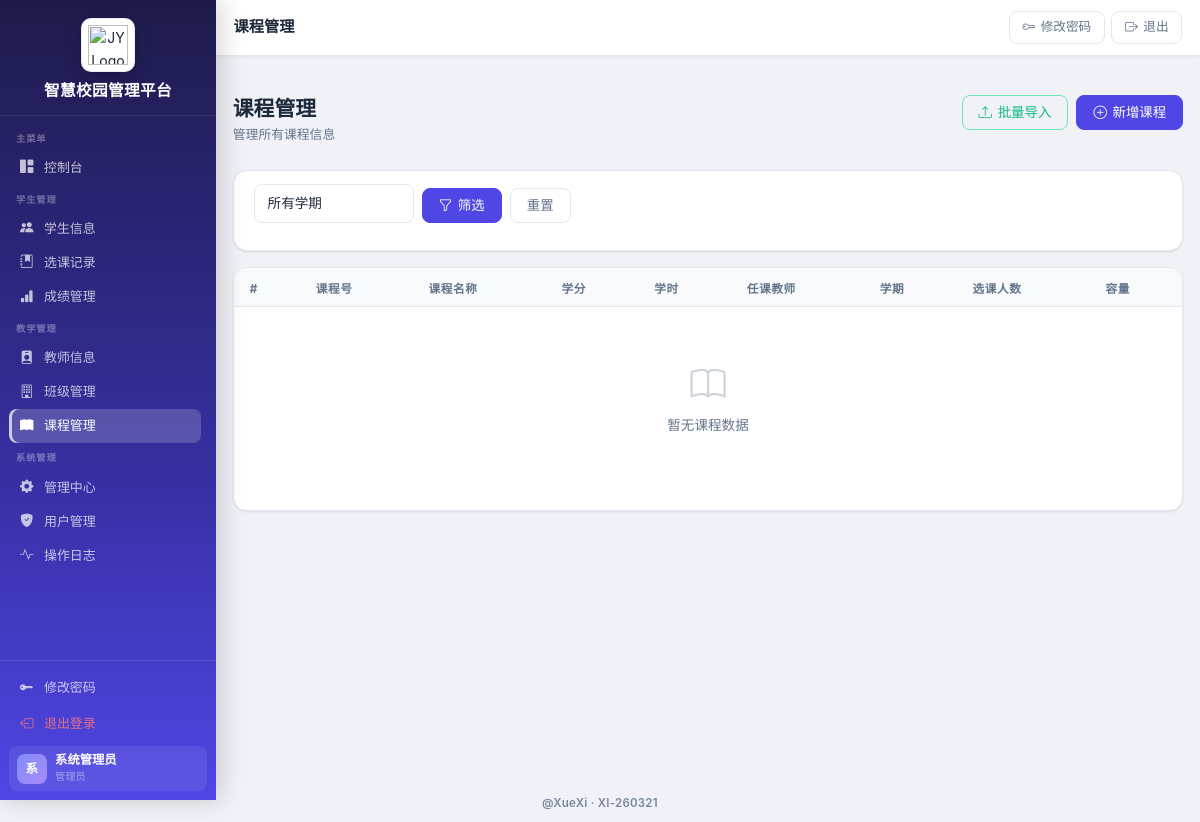
The page /courses (signed in) on the database as committed earlier.
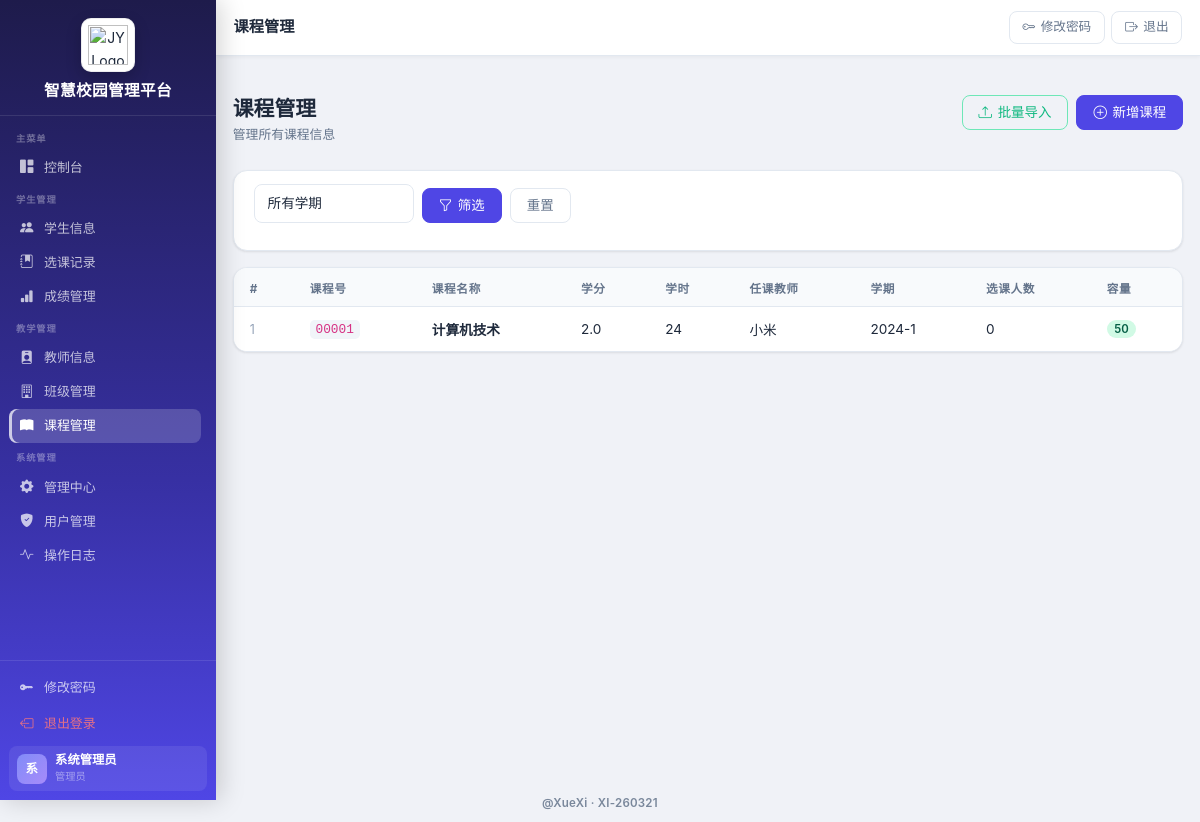
The same page on the database as committed later.
### app.py (models this page shows)
class Course(db.Model):
    __tablename__ = "courses"
    id = db.Column(db.Integer, primary_key=True)
    course_no = db.Column(db.String(50), unique=True, nullable=False)
    course_name = db.Column(db.String(100), nullable=False)
    credits = db.Column(db.Float)  # 学分
    hours = db.Column(db.Integer)  # 学时
    teacher_id = db.Column(db.Integer, db.ForeignKey("teachers.id"))
    max_capacity = db.Column(db.Integer, default=50)
    semester = db.Column(db.String(20))  # 学期 如 2024-1
    status = db.Column(db.String(20), default="open")  # open, closed
    created_at = db.Column(db.DateTime, default=datetime.utcnow)
    enrollments = db.relationship("Enrollment", backref="course", lazy=True)
    co_teachers = db.relationship("Teacher", secondary=course_teacher_links, back_populates="co_courses")

class Teacher(db.Model):
    __tablename__ = "teachers"
    id = db.Column(db.Integer, primary_key=True)
    user_id = db.Column(db.Integer, db.ForeignKey("users.id"), unique=True)
    teacher_no = db.Column(db.String(50), unique=True, nullable=False)
    name = db.Column(db.String(100), nullable=False)
    gender = db.Column(db.String(10))
    department = db.Column(db.String(100))
    phone = db.Column(db.String(20))
    email = db.Column(db.String(100))
    qualification = db.Column(db.String(100))  # 学位
    hire_date = db.Column(db.Date)
    created_at = db.Column(db.DateTime, default=datetime.utcnow)
    updated_at = db.Column(db.DateTime, default=datetime.utcnow, onupdate=datetime.utcnow)
    user = db.relationship("User", backref="teacher_profile")
    courses = db.relationship("Course", backref="teacher", lazy=True)
    co_courses = db.relationship("Course", secondary=course_teacher_links, back_populates="co_teachers")

### app.py (the view)
@app.route("/courses")
@login_required
def list_courses():
    semester = request.args.get("semester", "").strip()
    status = request.args.get("status", "").strip()
    q = Course.query
    if session.get("role") == "teacher":
        teacher_course_ids = _teacher_course_ids(session["user_id"])
        if teacher_course_ids:
            q = q.filter(Course.id.in_(teacher_course_ids))
        else:
            q = q.filter(Course.id == -1)
    if semester:
        q = q.filter(Course.semester == semester)
    if status:
        q = q.filter(Course.status == status)
    courses = q.order_by(Course.id.desc()).all()
    semesters = db.session.query(Course.semester).distinct().all()
    return render_template(
        "courses/list.html",
        courses=courses,
        semesters=[s[0] for s in semesters if s[0]],
        semester=semester,
        status=status
    )

### app.py (called while the page is built)
def login_required(f):
    @wraps(f)
    def decorated_function(*args, **kwargs):
        if "user_id" not in session:
            flash("请先登录", "warning")
            return redirect(url_for("login"))
        return f(*args, **kwargs)
    return decorated_function

@app.context_processor
def inject_role_flags():
    role = session.get("role")
    user_id = session.get("user_id")
    return {
        "is_counselor": role == "teacher" and _is_counselor(user_id)
    }

### templates/courses/list.html (shortened to what this page needs)
﻿{% extends "base.html" %}
{% block page_title %}课程管理{% endblock %}
{% block content %}
<div class="page-header">
  <div>
    <h1 class="page-title">课程管理</h1>
    <p class="page-subtitle">{% if session.role == 'student' %}点击"选课"按钮可以选择您感兴趣的课程{% else %}管理所有课程信息{% endif %}</p>
  </div>
  {% if session.role == 'admin' %}
  <div class="d-flex gap-2">
    <button class="btn btn-outline-success" data-bs-toggle="modal" data-bs-target="#importCourseModal">
      <i class="bi bi-upload"></i> 批量导入
    </button>
    <a href="{{ url_for('add_course') }}" class="btn btn-primary">
      <i class="bi bi-plus-circle"></i> 新增课程
    </a>
  </div>
  {% endif %}
</div>
<div class="card mb-3">
  <div class="card-body" style="padding:.85rem 1.25rem">
    <form method="get" class="search-bar">
      <select class="form-select" name="semester" style="width:160px;flex-shrink:0">
        <option value="">所有学期</option>
      </select>
      <button class="btn btn-primary" type="submit"><i class="bi bi-funnel"></i> 筛选</button>
      <a href="{{ url_for('list_courses') }}" class="btn btn-outline-secondary">重置</a>
    </form>
  </div>
</div>
<div class="table-card">
  <div class="table-responsive">
    <table class="table">
      <thead>
        <tr>
          <th>#</th>
          <th>课程号</th>
          <th>课程名称</th>
          <th>学分</th>
          <th>学时</th>
          <th>任课教师</th>
          <th>学期</th>
          <th>选课人数</th>
          <th>容量</th>
        </tr>
      </thead>
      <tbody>
        {% if courses %}
        {% for course in courses %}
        <tr>
          <td style="color:#94a3b8;font-size:.78rem">{{ loop.index }}</td>
          <td><code style="background:#f1f5f9;padding:.15em .45em;border-radius:.3rem;font-size:.8rem">{{ course.course_no }}</code></td>
          <td class="fw-semibold">{{ course.course_name }}</td>
          <td>{{ course.credits or '' }}</td>
          <td>{{ course.hours or '' }}</td>
          <td>
            {% if course.teacher %}
              {{ course.teacher.name }}
            {% endif %}
          </td>
          <td>{{ course.semester or '' }}</td>
          <td>{{ course.enrollments|length }}</td>
          <td>
            {% set enrolled = course.enrollments|length %}
            {% set cap = course.max_capacity %}
            {% if enrolled >= cap %}
            <span class="badge badge-danger">{{ cap }} 已满</span>
            {% else %}
            <span class="badge badge-success">{{ cap }}</span>
            {% endif %}
          </td>
        </tr>
        {% endfor %}
        {% else %}
        <tr>
          <td colspan="10">
            <div class="no-data">
              <i class="bi bi-book"></i>
              <p>暂无课程数据</p>
            </div>
          </td>
        </tr>
        {% endif %}
      </tbody>
    </table>
  </div>
</div>
{% endblock %}

### templates/base.html (shortened to what this page needs)
﻿<!DOCTYPE html>
<html lang="zh-CN">
<head>
  <link href="https://cdn.jsdelivr.net/npm/bootstrap@5.3.3/dist/css/bootstrap.min.css" rel="stylesheet">
  <link rel="stylesheet" href="https://cdn.jsdelivr.net/npm/bootstrap-icons@1.11.0/font/bootstrap-icons.css">
  <link rel="stylesheet" href="{{ url_for('static', filename='style.css') }}">
</head>
<body>
{% if 'user_id' in session %}
<aside class="sidebar" id="sidebar">
  <div class="sidebar-brand">
    <div class="brand-logo">
      <img src="{{ url_for('static', filename='images/logo.png') }}" alt="JY Logo">
    </div>
    <div class="brand-name">智慧校园管理平台</div>
  </div>
  <nav class="sidebar-nav" id="sidebarNav">
    <div class="sidebar-section">
      <div class="sidebar-section-label">主菜单</div>
      <a class="sidebar-link {% if request.endpoint == 'dashboard' %}active{% endif %}"
         href="{{ url_for('dashboard') }}">
        <i class="bi bi-grid-1x2-fill nav-icon"></i> 控制台
      </a>
    </div>
    <div class="sidebar-section">
      <div class="sidebar-section-label">学生管理</div>
      {% if session.role != 'teacher' or is_counselor %}
      <a class="sidebar-link {% if 'student' in (request.endpoint or '') and 'score' not in (request.endpoint or '') %}active{% endif %}"
         href="{{ url_for('list_students') }}">
        <i class="bi bi-people-fill nav-icon"></i> 学生信息
      </a>
      <a class="sidebar-link {% if 'enrollment' in (request.endpoint or '') %}active{% endif %}"
         href="{{ url_for('list_enrollments') }}">
        <i class="bi bi-journal-bookmark-fill nav-icon"></i> 选课记录
      </a>
      {% endif %}
      <a class="sidebar-link {% if 'score' in (request.endpoint or '') %}active{% endif %}"
         href="{{ url_for('list_scores') }}">
        <i class="bi bi-bar-chart-fill nav-icon"></i> 成绩管理
      </a>
    </div>
    {% if session.role in ['admin', 'teacher'] %}
    <div class="sidebar-section">
      <div class="sidebar-section-label">教学管理</div>
      <a class="sidebar-link {% if 'teacher' in (request.endpoint or '') %}active{% endif %}"
         href="{{ url_for('list_teachers') }}">
        <i class="bi bi-person-badge-fill nav-icon"></i> 教师信息
      </a>
      {% if session.role == 'admin' or (session.role == 'teacher' and is_counselor) %}
      <a class="sidebar-link {% if 'class' in (request.endpoint or '') %}active{% endif %}"
         href="{{ url_for('list_classes') }}">
        <i class="bi bi-building nav-icon"></i> 班级管理
      </a>
      {% endif %}
      <a class="sidebar-link {% if 'course' in (request.endpoint or '') %}active{% endif %}"
         href="{{ url_for('list_courses') }}">
        <i class="bi bi-book-fill nav-icon"></i> 课程管理
      </a>
    </div>
    {% endif %}
    {% if session.role == 'admin' %}
    <div class="sidebar-section">
      <div class="sidebar-section-label">系统管理</div>
      <a class="sidebar-link {% if (request.endpoint or '').startswith('admin_') %}active{% endif %}"
         href="{{ url_for('admin_index') }}">
        <i class="bi bi-gear-fill nav-icon"></i> 管理中心
      </a>
      <a class="sidebar-link {% if 'user' in (request.endpoint or '') %}active{% endif %}"
         href="{{ url_for('list_users') }}">
        <i class="bi bi-shield-fill-check nav-icon"></i> 用户管理
      </a>
      <a class="sidebar-link {% if request.endpoint == 'list_ops_log' %}active{% endif %}"
         href="{{ url_for('list_ops_log') }}">
        <i class="bi bi-activity nav-icon"></i> 操作日志
      </a>
    </div>
    {% endif %}
  </nav>
  <div class="sidebar-footer">
    <a href="{{ url_for('change_password') }}" class="sidebar-link" style="margin-bottom:.15rem">
      <i class="bi bi-key-fill nav-icon"></i> 修改密码
    </a>
    <a href="{{ url_for('logout') }}" class="sidebar-link" style="color:rgba(255,120,120,.85)">
      <i class="bi bi-box-arrow-left nav-icon"></i> 退出登录
    </a>
    <div class="sidebar-user">
      <div class="sidebar-user-avatar">{{ (session.full_name or session.username or '?')[0] | upper }}</div>
      <div class="sidebar-user-info">
        <div class="u-name">{{ session.full_name or session.username }}</div>
        <div class="u-role">
          {% if session.role == 'admin' %}管理员
          {% elif session.role == 'teacher' %}教师
          {% else %}学生{% endif %}
        </div>
      </div>
    </div>
  </div>
</aside>
<header class="topbar">
  <div class="topbar-title">{% block page_title %}{% endblock %}</div>
  <div class="topbar-actions">
    <a href="{{ url_for('change_password') }}" class="topbar-btn d-none d-md-inline-flex">
      <i class="bi bi-key"></i> 修改密码
    </a>
    <a href="{{ url_for('logout') }}" class="topbar-btn btn-exit">
      <i class="bi bi-box-arrow-right"></i> 退出
    </a>
  </div>
</header>
<main class="main-content">
  <div class="page-container">
{% else %}
<main>
{% endif %}
{% block content %}{% endblock %}
{% if 'user_id' in session %}
  </div>
</main>
{% else %}
</main>
{% endif %}
<div class="global-signature">@XueXi · XI-260321</div>
</body>
</html>

Rows that differ between the two databases and show on the page:
added Course: course_no "00001", course_name "计算机技术", credits "2.0", hours "24", teacher.name "小米", semester "2024-1", enrollments|length "0", max_capacity "50"
Other text that changed with them:
text no longer shown: "暂无课程数据"
